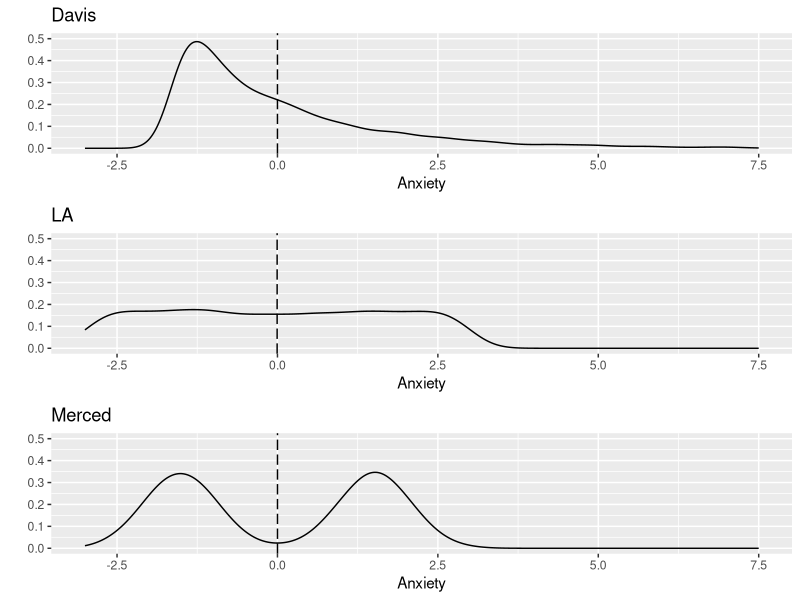

Write R code to recreate this figure.
# Walter Reilly
# 10_14_16
# PSC 204 HW3
library("tidyverse")
setwd("walter/204")
HW3D = read.csv("HW03data.csv")

# 4a Gather mean, median, and SD summary statistics about these samples. 
HW3Dsum = data.frame(HW3D %>%
                        summarise(davis.means = mean(davis),
                                  davis.medians = median(davis),
                                  davis.sd = sd(davis, na.rm = FALSE),
                                  la.means = mean(la),
                                  la.medians = median(la),
                                  la.sd = sd(la, na.rm = FALSE),
                                  merced.means = mean(merced),
                                  merced.medians = median(merced),
                                  merced.sd = sd(merced, na.rm = FALSE)
                      ))

# 4b
library(ggplot2)
t.test(HW3D$davis,HW3D$la, mu = 0)
t.test(HW3D$davis,HW3D$merced, mu = 0)                          
t.test(HW3D$la,HW3D$merced, mu = 0)                                     

# 5 plot density of anxiety at each campus
dplot = qplot(HW3D$davis, geom="density",  main = "Davis" , 
              xlab = "Anxiety")
laplot =qplot(HW3D$la, geom="density",  main = "LA" , 
                                      xlab = "Anxiety")
mplot =qplot(HW3D$merced, geom="density",  main = "Merced" , 
               xlab = "Anxiety")
# plot verticle line at mean height
dplot = dplot + geom_vline(xintercept = mean(HW3D$davis), linetype = "longdash") + xlim(-3,7.5) + ylim(0,.5)
laplot = laplot + geom_vline(xintercept = mean(HW3D$la), linetype ="longdash") + xlim(-3,7.5) + ylim(0,.5)
mplot = mplot + geom_vline(xintercept = mean(HW3D$merced),linetype ="longdash") + xlim(-3,7.5) + ylim(0,.5)

# display all 3 together
library(gridExtra)
 grid.arrange(dplot,laplot,mplot, ncol=1)

